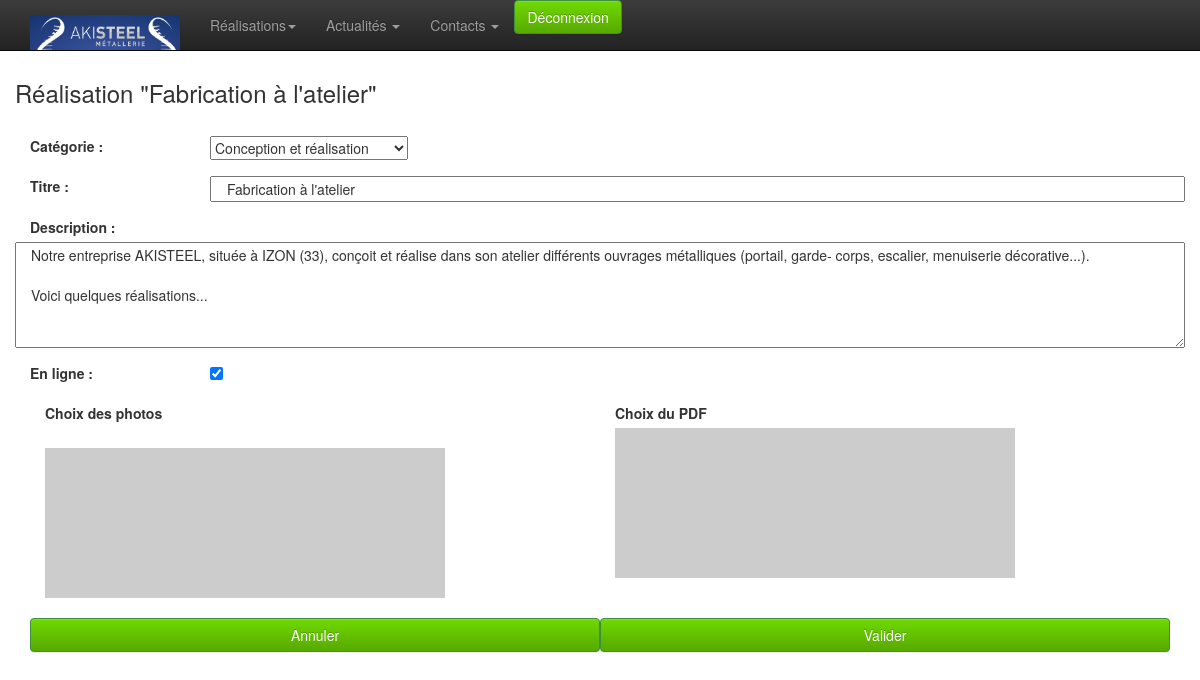
/admin/produit/edition.php?id=27 (signed in), run on an earlier commit of the app's database.
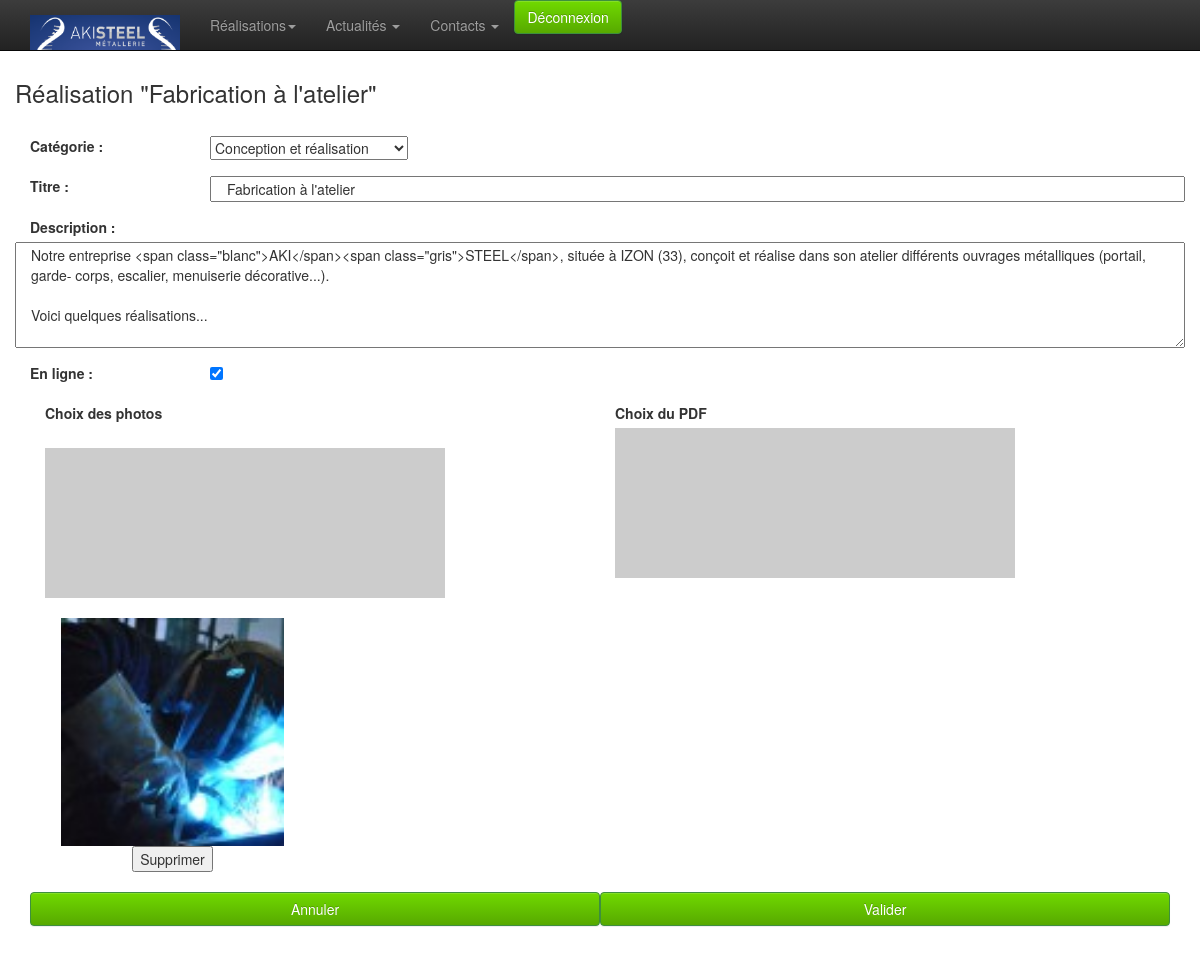
And on a later commit of the database.
### tables this page shows
CREATE TABLE `product` (
  `id` int(10) unsigned NOT NULL AUTO_INCREMENT,
  `id_categorie` int(11) NOT NULL,
  `nom` varchar(100) NOT NULL,
  `description` text NOT NULL,
  `fichier_pdf` varchar(100) NOT NULL,
  `online` enum('0','1') NOT NULL DEFAULT '0',
  PRIMARY KEY (`id`)
);

CREATE TABLE `product_image` (
  `num_image` int(11) NOT NULL AUTO_INCREMENT,
  `num_produit` int(11) NOT NULL,
  `fichier` varchar(100) NOT NULL,
  `defaut` enum('oui','non') NOT NULL DEFAULT 'non',
  PRIMARY KEY (`num_image`)
);

### admin/classes/StorageManager.php (called while the page is built, shortened)
<?php
class StorageManager{
	protected function dbConnect() {
		try {
			$this->mysqli = new mysqli ( DBHOST, DBUSER, DBPASSWD, DBNAME ) ;
		} catch (Exception $e) {
			throw new Exception("Erreur Connexion DB ". $e->getMessage());
		}
	}
}
?>

### admin/classes/Produit.php (called while the page is built, shortened)
<?php
require_once("StorageManager.php");
class Produit extends StorageManager {
	public function load( $id, $debug=false ){
		$new_array = null;
		$requete = "SELECT * FROM `product` WHERE id = " . $id ;
		$result = mysqli_query( $this->mysqli, $requete );
		while( $row = mysqli_fetch_assoc( $result ) ) {
			$new_array[] = $row;
		}
		return $new_array;
	}
}

### admin/classes/Produit_image.php (called while the page is built, shortened)
<?php
require_once("StorageManager.php");
class Produit_image extends StorageManager {
	public function getListe( $tab=array(), $debug=false ){
		$requete = "SELECT * FROM `product_image`" ;
		if ( $tab[ "where" ] == '' ) {
			$requete .= " WHERE num_image > 0";
			if ( !empty( $tab ) ) {
				foreach( $tab as $champ => $val ) {
					if ( $champ != "champ" && $champ != "order_by" && $champ != "sens" )
						$requete .= " AND " . $champ . " = '" . addslashes( $val ) . "'";
				}
			}
			$order_by = ( $tab[ "order_by" ] != "" ) ? $tab[ "order_by" ] : "num_image";
			$sens = ( $tab[ "sens" ] != "" ) ? $tab[ "sens" ] : "ASC";
			$requete .= " ORDER BY " . $order_by . " " . $sens;
		}
		else $requete .= $tab[ "where" ];
		$new_array = null;
		$result = mysqli_query( $this->mysqli, $requete );
		while( $row = mysqli_fetch_assoc( $result ) ) {
			$new_array[] = $row;
		}
		return $new_array;
	}
}

### admin/produit/edition.php (the view, shortened to what the changed rows need)
<?
	require '../classes/Produit.php';
	require '../classes/Produit_image.php';
	$debug = 			false;
	$produit = 			new Produit();
	$produit_image = 	new Produit_image();
	if ( !empty( $_GET ) ) {
		$result = $produit->load( $_GET[ "id" ], $debug );
		if ( !empty( $result ) ) {
			$titre_page = 	'Réalisation "'. $result[ 0 ][ "nom" ] . '"';
			$nom = 			$result[ 0 ][ "nom" ];
			$description = 	$result[ 0 ][ "description" ];
			if ( 1 == 1 ) {
				unset( $recherche );
				$recherche[ "num_produit" ] = $_GET[ "id" ];
				$liste_image = $produit_image->getListe( $recherche, $debug );
			}
		}
		else $message = 'Aucun enregistrement';
	}
?>
<!doctype html>
<html class="no-js" lang="fr">
	<head>
		<? include_once "../inc-meta.php" ; ?>
	</head>
	<body>
		<div class="container">
			<div class="row">
				<h3><?=$titre_page?></h3><br>
				<div class="col-xs-12 col-sm-12 col-md-12">
					<form name="formulaire" id="formulaire" class="form-horizontal" method="POST" action="traitement.php">
						<div class="form-group" >
							<label class="col-sm-2" for="titre">Titre :</label>
							<input type="text" class="col-sm-10" name="nom" required value="<?=$nom?>">
						</div>
						<div class="form-group">
							<label class="col-sm-2" for="description">Description :</label><br>
							<textarea class="col-sm-12" name="description" id="description" required rows="5" ><?=$description?></textarea>
						</div>
						<div id="div_liste_image">
							<?
							if ( !empty( $liste_image ) ) {
								foreach( $liste_image as $_image ) {
									echo "<div class='col-md-3' style='text-align:center; margin-bottom:20px; border:0px solid red;'>\n";
				            		echo "	<img src='/photos/produit/realisation_liste" . $_image[ "fichier" ] . "' width='223' style='max-width:223px;'></a><br>\n";
				            		echo "	<input type='button' id='" . $_image[ "num_image" ] . "' value='Supprimer' class='supprimer_image_precise' />\n";
									echo "</div>\n";
								}
							}
							?>
						</div>
				  </form>
				</div>
			</div>
		</div>
	</body>
</html>

What changed in the data, as far as the page shows it:
changed product "Réalisation \"Fabrication à l'atelier\"": description "Notre entreprise AKISTEEL, située à IZON (33),…" → "Notre entreprise <span class=\"blanc\">AKI</span><span class=\"gris\">STEEL</span>, située à IZON (33),…"
added product_image: fichier (picture)
